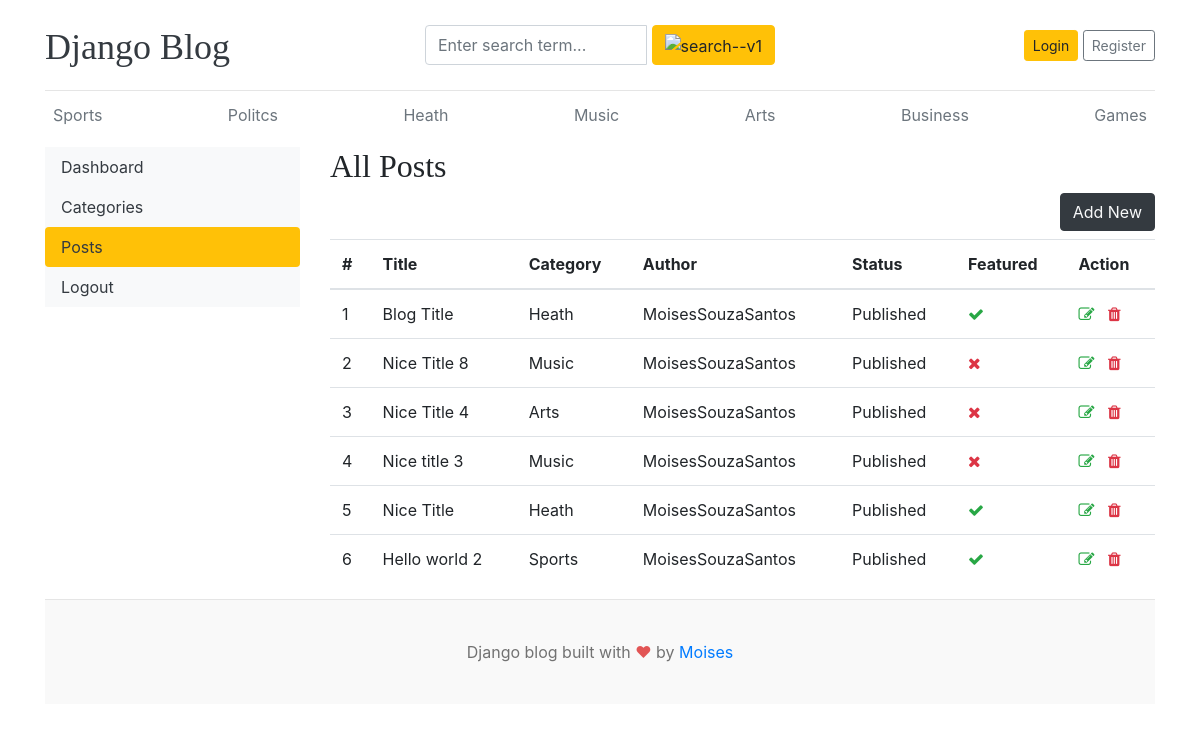
The app's page /dashboard/posts/ with its own data.
### blogs/models.py (models this page shows, shortened)
class Category(models.Model):
    category_name = models.CharField(max_length=50, unique=True)
    created_at = models.DateTimeField(auto_now_add=True)
    updated_at = models.DateTimeField(auto_now=True)
    def __str__(self):
        return self.category_name
    class Meta:
        verbose_name_plural = "categories"

class Blog(models.Model):
    title = models.CharField(max_length=200)
    slug = models.SlugField(max_length=200, unique=True)
    category = models.ForeignKey(Category, on_delete=models.CASCADE)
    author = models.ForeignKey(User, on_delete=models.CASCADE)
    featured_image = models.ImageField(upload_to='uploads/%Y/%m/%d')
    short_description = models.TextField(max_length=500)
    blog_body = models.TextField(max_length=2000)
    status = models.CharField(max_length=20,choices=STATUS_CHOICES, default='Draft')
    is_featured = models.BooleanField(default=False)
    created_at = models.DateTimeField(auto_now_add=True)
    updated_at = models.DateTimeField(auto_now=True)
    class Meta:
        verbose_name_plural = "blogs"
        ordering = ['-created_at']  # Order by creation date descending

### dashboard/views.py (the view)
# urls.py: path('posts/', views.posts, name='posts'),
def posts(request):
    posts = Blog.objects.all()
    context = {
        'posts': posts,
    }
    return render(request, 'dashboard/posts.html', context)

### blogs/context_processors.py (called while the page is built)
def get_categories(request):
    categories = Category.objects.all()
    return dict(categories=categories)

### templates/dashboard/posts.html (shortened to what this page needs)
{% extends 'base.html' %}
{% block content %}
<div class="row">
    {% include 'dashboard/sidebar.html' %}
    <div class="col-md-9">
        <h2>All Posts</h2>
        <a href="{% url 'add_post' %}" class="btn btn-dark text-light float-right mb-2">Add New</a>
        <table class="table table-hover">
            <thead>
              <tr>
                <th>#</th>
                <th>Title</th>
                <th>Category</th>
                <th>Author</th>
                <th>Status</th>
                <th>Featured</th>
                <th>Action</th>
              </tr>
            </thead>
            <tbody>
            {% for post in posts %}
              <tr>
                <td>{{ forloop.counter }}</td>
                <td>{{ post.title }}</td>
                <td>{{ post.category }}</td>
                <td>{{ post.author }}</td>
                <td>{{ post.status }}</td>
                <td>{% if post.is_featured %}<i class="fa fa-check text-success"></i>{% else %}<i class="fa fa-times text-danger"></i>{% endif %}</td>
                <td>
                    <a href="{% url 'edit_post' post.id %}"><i class="fa fa-edit text-success"></i></a>
                    <a href="{% url 'delete_post' post.id %}"><i class="fa fa-trash text-danger"></i></a>
                </td>
              </tr>
            {% endfor %}
            </tbody>
          </table>
    </div>
</div>
{% endblock %}

### templates/base.html (shortened to what this page needs)
{% load static %}
<!DOCTYPE html>
<html lang="en">
<head>
    <link rel="stylesheet" href="https://cdnjs.cloudflare.com/ajax/libs/font-awesome/4.7.0/css/font-awesome.min.css">
    <link href="https://getbootstrap.com/docs/4.0/dist/css/bootstrap.min.css" rel="stylesheet">
    <link rel="stylesheet" href="{% static 'css/style.css' %}">
  </head>
<body>
    <div class="container">
      <header class="blog-header py-3">
        <div class="row flex-nowrap justify-content-between align-items-center">
          <div class="col-4 pt-1">
            <a class="blog-header-logo text-dark" href="/">Django Blog</a>
          </div>
          <div class="col-4">
            <form action="{% url 'search' %}" method="GET">
              <div class="input-group">
                        <input class="form-control" value="{{ keyword }}" type="text" name="keyword" placeholder="Enter search term..." aria-label="Enter search term..." aria-describedby="button-search" />
                        <button type="submit" class="btn btn-warning" id="button-search" type="button"><img width="20" height="20" src="https://img.icons8.com/ios/50/search--v1.png" alt="search--v1"/></button>
              </div>
            </form>
          </div>
          <div class="col-4 d-flex justify-content-end align-items-center">
            {% if not user.is_authenticated %}
              <a class="btn btn-sm btn-warning" href="{% url 'login' %}">Login</a> &nbsp;
              <a class="btn btn-sm btn-outline-secondary" href="{% url 'register' %}">Register</a>
            {% else %}
              <span><a class="btn btn-warning" href="{% url 'dashboard' %}">Dashboard</a></span>
              &emsp;
              <span><a class="btn btn-outline-danger" href="{% url 'logout' %}">Logout</a></span>
            {% endif %}
          </div>
        </div>
      </header>
      <div class="nav-scroller py-1 mb-2">
        <nav class="nav d-flex justify-content-between">
          {% for cat in categories %}
          <a id="navbar" class="p-2 text-muted" href="{% url 'posts_by_category' cat.id %}">{{ cat.category_name }}</a>
          {% endfor %}
        </nav>
      </div>
{% block content %}
{% endblock %}
<footer class="blog-footer">
  <p>Django blog built with <span style="color: #e25555;">&hearts;</span> by <a href="https://github.com/LinuxEater" target="_blank">Moises</a></p>
</footer>
</body>
</html>

### blog_main/static/css/style.css (style rules this page uses)
.blog-header { border-bottom: 1px solid #e5e5e5; }
.blog-header-logo { font-family: "Playfair Display", Georgia, "Times New Roman", serif; font-size: 2.25rem; }
h1, h2, h3, h4, h5, h6 { font-family: "Playfair Display", Georgia, "Times New Roman", serif; }
.blog-footer { padding: 2.5rem 0 !important; color: #727272 !important; text-align: center !important; background-color: #f9f9f9 !important; border-top: .05rem solid #e5e5e5 !important; }
.blog-footer p:last-child { margin-bottom: 0 !important; }
#navbar { transition: all 0.5s ease-in-out; }

### records on screen
Category: category_name "Sports"
Category: category_name "Politcs"
Category: category_name "Heath"
Category: category_name "Music"
Category: category_name "Arts"
Category: category_name "Business"
Category: category_name "Games"
Blog: title "Blog Title", category "Heath", author "MoisesSouzaSantos", status "Published", is_featured True (drawn)
Blog: title "Nice Title 8", category "Music", author "MoisesSouzaSantos", status "Published", is_featured False (drawn)
Blog: title "Nice Title 4", category "Arts", author "MoisesSouzaSantos", status "Published", is_featured False (drawn)
Blog: title "Nice title 3", category "Music", author "MoisesSouzaSantos", status "Published", is_featured False (drawn)
Blog: title "Nice Title", category "Heath", author "MoisesSouzaSantos", status "Published", is_featured True (drawn)
Blog: title "Hello world 2", category "Sports", author "MoisesSouzaSantos", status "Published", is_featured True (drawn)
